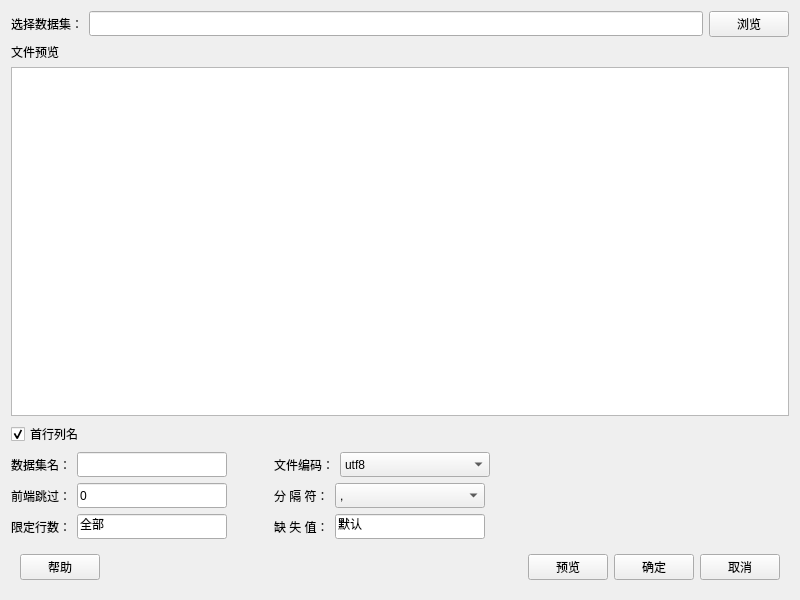
<?xml version="1.0" encoding="UTF-8"?>
<ui version="4.0">
 <class>Form</class>
 <widget class="QWidget" name="Form">
  <property name="geometry">
   <rect>
    <x>0</x>
    <y>0</y>
    <width>800</width>
    <height>600</height>
   </rect>
  </property>
  <property name="minimumSize">
   <size>
    <width>800</width>
    <height>600</height>
   </size>
  </property>
  <property name="maximumSize">
   <size>
    <width>16777215</width>
    <height>16777215</height>
   </size>
  </property>
  <property name="windowTitle">
   <string>导入SAS数据</string>
  </property>
  <property name="windowIcon">
   <iconset>
    <normaloff>:/color/theme/default/icons/sas.ico</normaloff>:/color/theme/default/icons/sas.ico</iconset>
  </property>
  <layout class="QVBoxLayout" name="verticalLayout_3">
   <item>
    <layout class="QHBoxLayout" name="horizontalLayout">
     <item>
      <widget class="QLabel" name="label_8">
       <property name="minimumSize">
        <size>
         <width>0</width>
         <height>25</height>
        </size>
       </property>
       <property name="text">
        <string>选择数据集：</string>
       </property>
      </widget>
     </item>
     <item>
      <widget class="QLineEdit" name="lineEdit_filePath">
       <property name="minimumSize">
        <size>
         <width>0</width>
         <height>25</height>
        </size>
       </property>
      </widget>
     </item>
     <item>
      <widget class="QPushButton" name="pushButton_choosefile">
       <property name="minimumSize">
        <size>
         <width>0</width>
         <height>25</height>
        </size>
       </property>
       <property name="text">
        <string>浏览</string>
       </property>
      </widget>
     </item>
    </layout>
   </item>
   <item>
    <widget class="QLabel" name="label">
     <property name="text">
      <string>文件预览</string>
     </property>
    </widget>
   </item>
   <item>
    <widget class="QTableWidget" name="tableWidget_previewData"/>
   </item>
   <item>
    <widget class="QCheckBox" name="checkBox_ifColumns">
     <property name="text">
      <string>首行列名</string>
     </property>
     <property name="checked">
      <bool>true</bool>
     </property>
    </widget>
   </item>
   <item>
    <layout class="QHBoxLayout" name="horizontalLayout_9">
     <item>
      <layout class="QVBoxLayout" name="verticalLayout">
       <item>
        <layout class="QHBoxLayout" name="horizontalLayout_2">
         <item>
          <widget class="QLabel" name="label_6">
           <property name="minimumSize">
            <size>
             <width>0</width>
             <height>25</height>
            </size>
           </property>
           <property name="text">
            <string>数据集名：</string>
           </property>
          </widget>
         </item>
         <item>
          <widget class="QLineEdit" name="lineEdit_datasetName">
           <property name="minimumSize">
            <size>
             <width>150</width>
             <height>25</height>
            </size>
           </property>
           <property name="maximumSize">
            <size>
             <width>150</width>
             <height>16777215</height>
            </size>
           </property>
           <property name="text">
            <string/>
           </property>
          </widget>
         </item>
         <item>
          <spacer name="horizontalSpacer_7">
           <property name="orientation">
            <enum>Qt::Horizontal</enum>
           </property>
           <property name="sizeHint" stdset="0">
            <size>
             <width>40</width>
             <height>20</height>
            </size>
           </property>
          </spacer>
         </item>
        </layout>
       </item>
       <item>
        <layout class="QHBoxLayout" name="horizontalLayout_3">
         <item>
          <widget class="QLabel" name="label_3">
           <property name="minimumSize">
            <size>
             <width>0</width>
             <height>25</height>
            </size>
           </property>
           <property name="text">
            <string>前端跳过：</string>
           </property>
          </widget>
         </item>
         <item>
          <widget class="QLineEdit" name="lineEdit_passHead">
           <property name="minimumSize">
            <size>
             <width>150</width>
             <height>25</height>
            </size>
           </property>
           <property name="maximumSize">
            <size>
             <width>150</width>
             <height>16777215</height>
            </size>
           </property>
           <property name="text">
            <string>0</string>
           </property>
          </widget>
         </item>
         <item>
          <spacer name="horizontalSpacer_8">
           <property name="orientation">
            <enum>Qt::Horizontal</enum>
           </property>
           <property name="sizeHint" stdset="0">
            <size>
             <width>40</width>
             <height>20</height>
            </size>
           </property>
          </spacer>
         </item>
        </layout>
       </item>
       <item>
        <layout class="QHBoxLayout" name="horizontalLayout_4">
         <item>
          <widget class="QLabel" name="label_4">
           <property name="minimumSize">
            <size>
             <width>0</width>
             <height>25</height>
            </size>
           </property>
           <property name="text">
            <string>限定行数：</string>
           </property>
          </widget>
         </item>
         <item>
          <widget class="QLineEdit" name="lineEdit_limitRow">
           <property name="minimumSize">
            <size>
             <width>150</width>
             <height>25</height>
            </size>
           </property>
           <property name="maximumSize">
            <size>
             <width>150</width>
             <height>16777215</height>
            </size>
           </property>
           <property name="text">
            <string>全部</string>
           </property>
          </widget>
         </item>
         <item>
          <spacer name="horizontalSpacer_9">
           <property name="orientation">
            <enum>Qt::Horizontal</enum>
           </property>
           <property name="sizeHint" stdset="0">
            <size>
             <width>40</width>
             <height>20</height>
            </size>
           </property>
          </spacer>
         </item>
        </layout>
       </item>
      </layout>
     </item>
     <item>
      <layout class="QVBoxLayout" name="verticalLayout_2">
       <item>
        <layout class="QHBoxLayout" name="horizontalLayout_5">
         <item>
          <widget class="QLabel" name="label_5">
           <property name="minimumSize">
            <size>
             <width>0</width>
             <height>25</height>
            </size>
           </property>
           <property name="text">
            <string>文件编码：</string>
           </property>
          </widget>
         </item>
         <item>
          <widget class="QComboBox" name="comboBox_encode">
           <property name="minimumSize">
            <size>
             <width>150</width>
             <height>25</height>
            </size>
           </property>
           <property name="maximumSize">
            <size>
             <width>100</width>
             <height>16777215</height>
            </size>
           </property>
           <item>
            <property name="text">
             <string>utf8</string>
            </property>
           </item>
           <item>
            <property name="text">
             <string>gb2312</string>
            </property>
           </item>
           <item>
            <property name="text">
             <string>gbk</string>
            </property>
           </item>
           <item>
            <property name="text">
             <string>ascii</string>
            </property>
           </item>
          </widget>
         </item>
         <item>
          <spacer name="horizontalSpacer_3">
           <property name="orientation">
            <enum>Qt::Horizontal</enum>
           </property>
           <property name="sizeHint" stdset="0">
            <size>
             <width>40</width>
             <height>20</height>
            </size>
           </property>
          </spacer>
         </item>
        </layout>
       </item>
       <item>
        <layout class="QHBoxLayout" name="horizontalLayout_6">
         <item>
          <widget class="QLabel" name="label_2">
           <property name="minimumSize">
            <size>
             <width>0</width>
             <height>25</height>
            </size>
           </property>
           <property name="text">
            <string>分 隔 符：</string>
           </property>
          </widget>
         </item>
         <item>
          <widget class="QComboBox" name="comboBox_separator">
           <property name="minimumSize">
            <size>
             <width>150</width>
             <height>25</height>
            </size>
           </property>
           <property name="maximumSize">
            <size>
             <width>150</width>
             <height>16777215</height>
            </size>
           </property>
           <item>
            <property name="text">
             <string>,</string>
            </property>
           </item>
           <item>
            <property name="text">
             <string>;</string>
            </property>
           </item>
           <item>
            <property name="text">
             <string>\s</string>
            </property>
           </item>
           <item>
            <property name="text">
             <string>\t</string>
            </property>
           </item>
          </widget>
         </item>
         <item>
          <spacer name="horizontalSpacer_4">
           <property name="orientation">
            <enum>Qt::Horizontal</enum>
           </property>
           <property name="sizeHint" stdset="0">
            <size>
             <width>40</width>
             <height>20</height>
            </size>
           </property>
          </spacer>
         </item>
        </layout>
       </item>
       <item>
        <layout class="QHBoxLayout" name="horizontalLayout_7">
         <item>
          <widget class="QLabel" name="label_7">
           <property name="minimumSize">
            <size>
             <width>0</width>
             <height>25</height>
            </size>
           </property>
           <property name="text">
            <string>缺 失 值：</string>
           </property>
          </widget>
         </item>
         <item>
          <widget class="QLineEdit" name="lineEdit_missValue">
           <property name="minimumSize">
            <size>
             <width>150</width>
             <height>25</height>
            </size>
           </property>
           <property name="maximumSize">
            <size>
             <width>150</width>
             <height>16777215</height>
            </size>
           </property>
           <property name="text">
            <string>默认</string>
           </property>
          </widget>
         </item>
         <item>
          <spacer name="horizontalSpacer_5">
           <property name="orientation">
            <enum>Qt::Horizontal</enum>
           </property>
           <property name="sizeHint" stdset="0">
            <size>
             <width>40</width>
             <height>20</height>
            </size>
           </property>
          </spacer>
         </item>
        </layout>
       </item>
      </layout>
     </item>
     <item>
      <spacer name="horizontalSpacer">
       <property name="orientation">
        <enum>Qt::Horizontal</enum>
       </property>
       <property name="sizeHint" stdset="0">
        <size>
         <width>40</width>
         <height>20</height>
        </size>
       </property>
      </spacer>
     </item>
    </layout>
   </item>
   <item>
    <widget class="QWidget" name="widget" native="true">
     <property name="minimumSize">
      <size>
       <width>50</width>
       <height>0</height>
      </size>
     </property>
     <property name="maximumSize">
      <size>
       <width>16777215</width>
       <height>16777215</height>
      </size>
     </property>
     <layout class="QHBoxLayout" name="horizontalLayout_10">
      <item>
       <layout class="QHBoxLayout" name="horizontalLayout_8">
        <item>
         <widget class="QPushButton" name="pushButton_help">
          <property name="minimumSize">
           <size>
            <width>0</width>
            <height>25</height>
           </size>
          </property>
          <property name="text">
           <string>帮助</string>
          </property>
         </widget>
        </item>
        <item>
         <spacer name="horizontalSpacer_2">
          <property name="orientation">
           <enum>Qt::Horizontal</enum>
          </property>
          <property name="sizeHint" stdset="0">
           <size>
            <width>40</width>
            <height>20</height>
           </size>
          </property>
         </spacer>
        </item>
        <item>
         <widget class="QPushButton" name="pushButton_preview">
          <property name="minimumSize">
           <size>
            <width>0</width>
            <height>25</height>
           </size>
          </property>
          <property name="text">
           <string>预览</string>
          </property>
         </widget>
        </item>
        <item>
         <widget class="QPushButton" name="pushButton_ok">
          <property name="minimumSize">
           <size>
            <width>0</width>
            <height>25</height>
           </size>
          </property>
          <property name="text">
           <string>确定</string>
          </property>
         </widget>
        </item>
        <item>
         <widget class="QPushButton" name="pushButton_cancel">
          <property name="minimumSize">
           <size>
            <width>0</width>
            <height>25</height>
           </size>
          </property>
          <property name="text">
           <string>取消</string>
          </property>
         </widget>
        </item>
       </layout>
      </item>
     </layout>
    </widget>
   </item>
  </layout>
 </widget>
 <resources>
  <include location="../pyqtsource.qrc"/>
 </resources>
 <connections/>
</ui>
